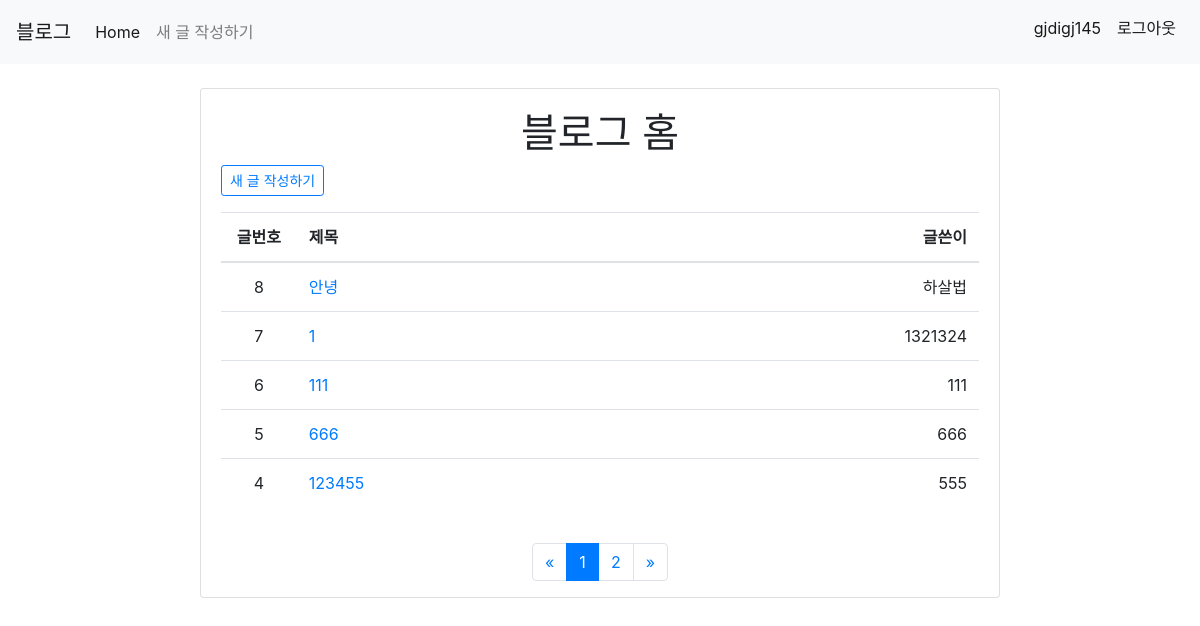
Page / (signed in) on the earlier database version.
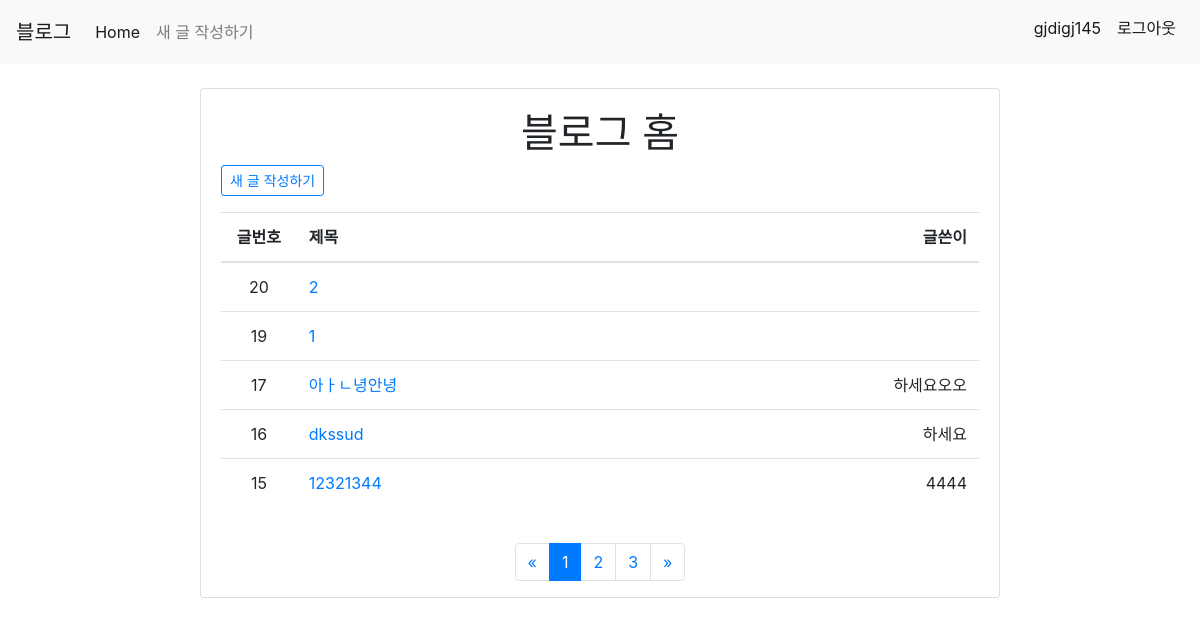
Same page on the later database version.
### blogapp/models.py (models this page shows, shortened)
class Blog(models.Model):
    title = models.CharField(max_length=50)
    writer = models.CharField(max_length=50)
    body = models.TextField()

### blogapp/views.py (the view)
# urls.py: 2. Add a URL to urlpatterns:  path('', views.home, name='home')
def home(request):
    blogs = Blog.objects.all().order_by('-id')
    paginator = Paginator(blogs, 5)
    page = request.GET.get('page', 1)
    blog_page = paginator.get_page(page)
    return render(request, 'home.html', {'blogs':blog_page})

### blogapp/templates/home.html
{% extends 'base.html' %}
{% block content %}
<div class="card account-form-large">
  <div class="card-body">
    <div>
      <h1 class="textcenter">블로그 홈</h1>
      {% if user.is_authenticated %}
      <button type="button" class="btn-sm btn btn-outline-primary"style="margin-bottom:1rem;"><a href="{% url 'new' %}">새 글
          작성하기</a></button>
      {% endif %}
    </div>
    <table class="table">
      <thead>
        <th width="10%" class="textcenter">글번호</th>
        <th width="40%">제목</th>
        <th width="30%" class="textcenter textright">글쓴이</th>
      </thead>
      <tbody>
        {% for blog in blogs %}
        <tr>
          <td width="8%" class="textcenter">{{blog.id}}</td>
          <td width="64%"><a href="{% url 'detail' blog.id %}">{{ blog.title }}</a></td>
          <td width="40%" class="textcenter textright">{{ blog.writer }}</td>
        </tr>
        {% endfor %}
      </tbody>
    </table>
  </div>
  <nav class="margin-side">
    <ul class="pagination">
      <li class="page-item">
        <a class="page-link" href="?page=1" aria-label="first">
          <span aria-hidden="true">&laquo;</span>
        </a>
      </li>
      {% for i in blogs.paginator.page_range %}
      <li class="page-item {% if i == blogs.number %}active{% endif %}"><a class="page-link"
          href="?page={{i}}">{{i}}</a>
      </li>
      {% endfor %}
      <li class="page-item">
        <a class="page-link" href="?page={{blogs.paginator.num_pages}}" aria-label="last">
          <span aria-hidden="true">&raquo;</span>
        </a>
      </li>
    </ul>
  </nav>
</div>
</div>
{% endblock %}

### CRUD/templates/base.html (shortened to what this page needs)
<!DOCTYPE html>
<html lang="en">
<head>
    <link rel="stylesheet" href="https://stackpath.bootstrapcdn.com/bootstrap/4.3.1/css/bootstrap.min.css"
>
</head>
<body>
    <nav class="navbar navbar-expand-lg navbar-light bg-light">
        <a class="navbar-brand" href="#">블로그</a>
        <div class="collapse navbar-collapse" id="navbarSupportedContent">
            <ul class="navbar-nav mr-auto">
                <li class="nav-item active">
                    <a class="nav-link" href="{% url 'home'%}">Home <span class="sr-only">(current)</span></a>
                </li>
                {% if user.is_authenticated %}
                <li class="nav-item">
                    <a class="nav-link" href="{% url 'new' %}">새 글 작성하기</a>
                </li>
                {% endif %}
            </ul>
            <ul class="navbar-nav mr-right">
                {% if not user.is_authenticated %}
                <li class="nav-item active">
                    <a class="nav-link" href="{% url 'login' %}">로그인 <span class="sr-only"></span></a>
                </li>
                <li class="nav-item active">
                    <a class="nav-link" href="{% url 'signup' %}">회원가입</a>
                </li>
                {% else %}
                <li class="nav-item active">
                    <a class="nav-link" href="#">{{ request.user.username }}</a>
                </li>
                <li class="nav-item active">
                    <label for="logout" class="nav-link" style="cursor:pointer;">로그아웃</label>
                </li>
                {% endif %}
            </ul>
        </div>
    </nav>
    <div class="container">
        <br>
        {% block content %}
        {% endblock %}
</body>
</html>

### CRUD/templates/base.html (style rules this page uses)
.account-form-large { width: 50rem; margin: 0 auto; }
.margin-side { margin: 0 auto; }
.textcenter { text-align: center; }
.textright { text-align: right; }

Differences in the rows shown:
removed Blog: id "8", title "안녕", writer "하살법"
no longer on this page (row unchanged): Blog: id "7", title "1", writer "1321324"
removed Blog: id "6", title "111", writer "111"
removed Blog: id "5", title "666", writer "666"
removed Blog: id "4", title "123455", writer "555"
added Blog: id "20", title "2"
added Blog: id "19", title "1"
added Blog: id "17", title "아ㅏㄴ녕안녕", writer "하세요오오"
added Blog: id "16", title "dkssud", writer "하세요"
added Blog: id "15", title "12321344", writer "4444"
Other differences:
new list line: "3"
